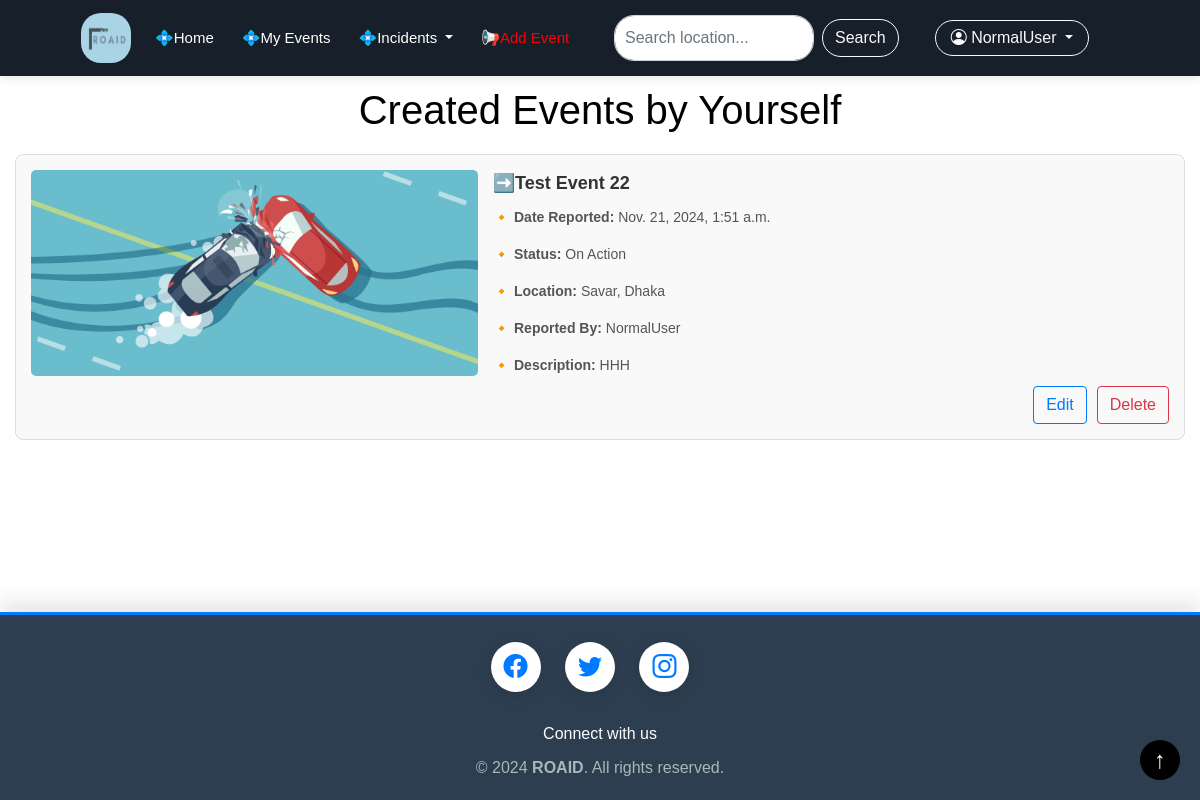
Before: /my_events/ (signed in) with the older database file.
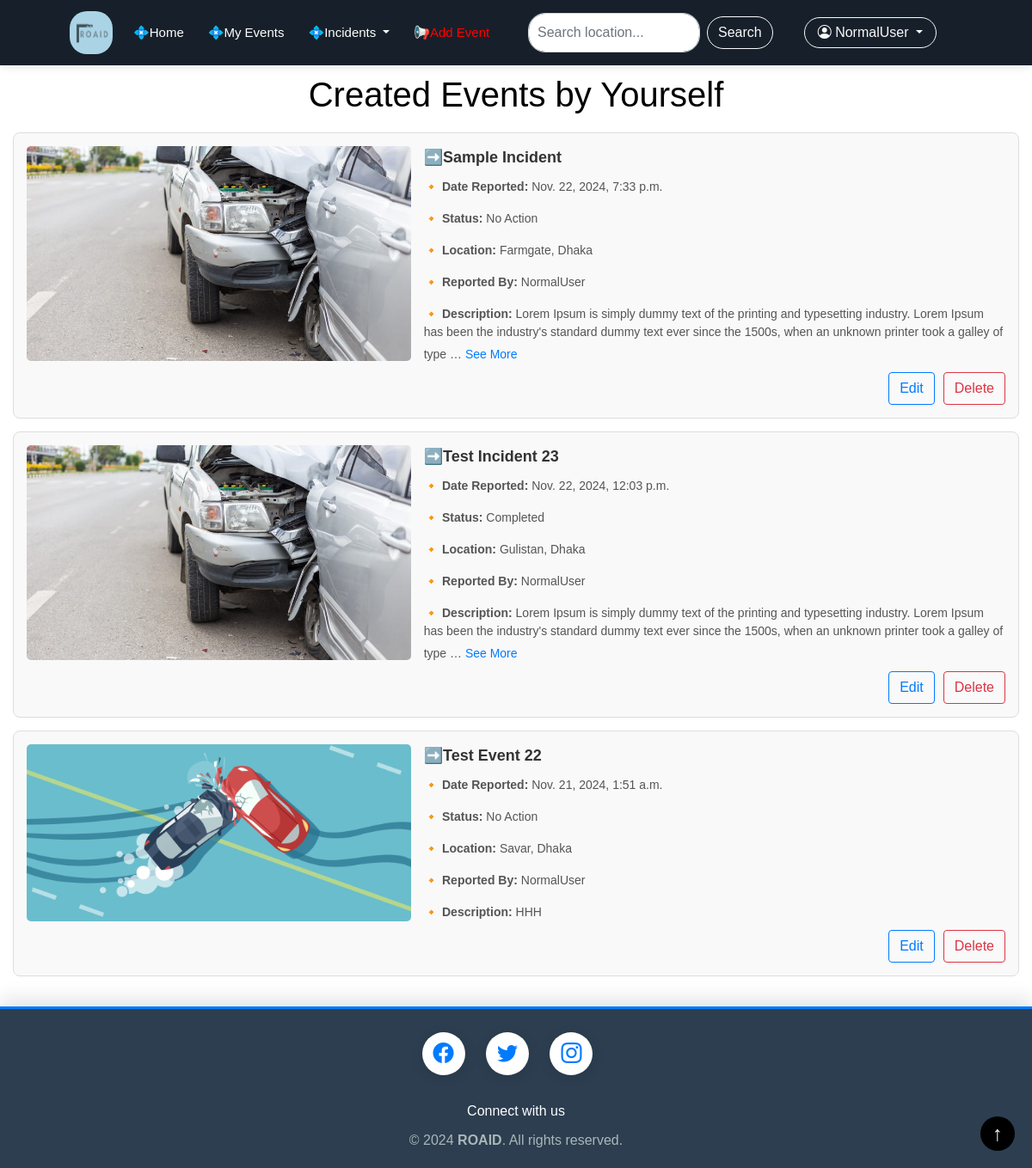
After: the same page with the newer database file.
### Volunteer/models.py (models this page shows, shortened)
class Incident(models.Model):
    STATUS_CHOICES = [
        ('No Action', 'No Action'),
        ('On Action', 'On Action'),
        ('Completed', 'Completed'),
    ]
    title = models.CharField(max_length=200)
    description = models.TextField()
    location = models.CharField(max_length=255)
    date_reported = models.DateTimeField(auto_now_add=True)
    status = models.CharField(max_length=20, choices=STATUS_CHOICES, default='No Action')
    reported_by = models.ForeignKey(User, on_delete=models.CASCADE, related_name='reported_incidents')
    assigned_to = models.ForeignKey(User, on_delete=models.SET_NULL, null=True, blank=True, default= None,
                                    related_name='assigned_incidents')
    service_type = models.CharField(max_length=50,
                                    choices=[('Fire', 'Fire'), ('Police', 'Police'), ('Ambulance', 'Ambulance')],
                                    default='police')
    image = models.ImageField(blank=True, null=True, upload_to='images/')

### Volunteer/views.py (the view)
# urls.py: path('my_events/', v_views.my_events, name='my_events'),
@login_required
def my_events(request):
    inc = Incident.objects.filter(reported_by=request.user).order_by('-date_reported')
    context = {'inc': inc}
    return render(request, template_name='my_events.html', context=context)

### Volunteer/templates/my_events.html (shortened to what this page needs)
{% extends 'common.html' %}
{% load static %}
{% block content %}
<!DOCTYPE html>
<html lang="en">
<head>
    <link rel="stylesheet" href="{% static 'css/my_events.css' %}">
</head>
<body>
    <div class="container">
        <h1 class="title" style="padding-top: 10px;color: black">Created Events by Yourself</h1>
        {% for incident in inc %}
        <div class="incident-card">
            <div class="incident-content">
                <div class="incident-image-container">
                    {% if incident.image %}
                        <img src="{{ incident.image.url }}" alt="Incident Image" class="incident-image">
                    {% else %}
                        <img src="{% static 'images/ROAID.png' %}" alt="Incident Image" class="incident-image">
                    {% endif %}
                </div>
                <div class="incident-info">
                    <div class="incident-header">
                        ➡️{{ incident.title }}
                    </div>
                    <div class="incident-details">
                        <p><strong>🔸 Date Reported:</strong> {{ incident.date_reported }}</p>
                        <p><strong>🔸 Status:</strong> {{ incident.status }}</p>
                        <p><strong>🔸 Location:</strong> {{ incident.location }}</p>
                        <p><strong>🔸 Reported By:</strong> {{ incident.reported_by }}</p>
                    </div>
                    <div class="incident-description">
                        <strong>🔸 Description:</strong>
                        <span class="description-text" data-full-text="{{ incident.description }}">
                            {{ incident.description|truncatechars:200 }}
                        </span>
                        {% if incident.description|length > 200 %}
                            <button class="see-more-btn">See More</button>
                        {% endif %}
                    </div>
                </div>
            </div>
            <div class="button-container">
                <a href="{% url 'edit_incident' incident.id %}" class="btn btn-outline-primary" style="margin-right: 10px">Edit</a>
                <a href="{% url 'delete_incident' incident.id %}" class="btn btn-outline-danger">Delete</a>
            </div>
        </div>
        {% empty %}
        <p>No incidents to display.</p>
        {% endfor %}
    </div>
</body>
</html>
{% endblock %}

Changed rows visible on the page:
added Incident: image (picture), title "Sample Incident", date_reported "Nov. 22, 2024, 7:33 p.m.", status "No Action", location "Farmgate, Dhaka", reported_by "NormalUser", description "Lorem Ipsum is simply dummy text of the printing and typesetting industry. Lorem Ipsum has been the industry's standard dummy text ever since the 1500s, when an unknown printer took a galley of type …", shows "See More"
added Incident: image (picture), title "Test Incident 23", date_reported "Nov. 22, 2024, 12:03 p.m.", status "Completed", location "Gulistan, Dhaka", reported_by "NormalUser", description "Lorem Ipsum is simply dummy text of the printing and typesetting industry. Lorem Ipsum has been the industry's standard dummy text ever since the 1500s, when an unknown printer took a galley of type …", shows "See More"
changed Incident "Test Event 22": status "On Action" → "No Action"
